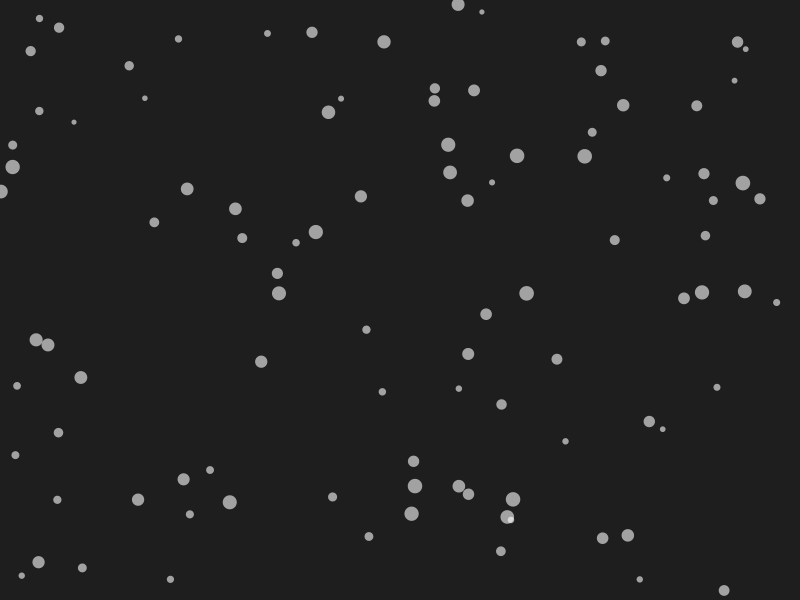
Frame 1 (no input)
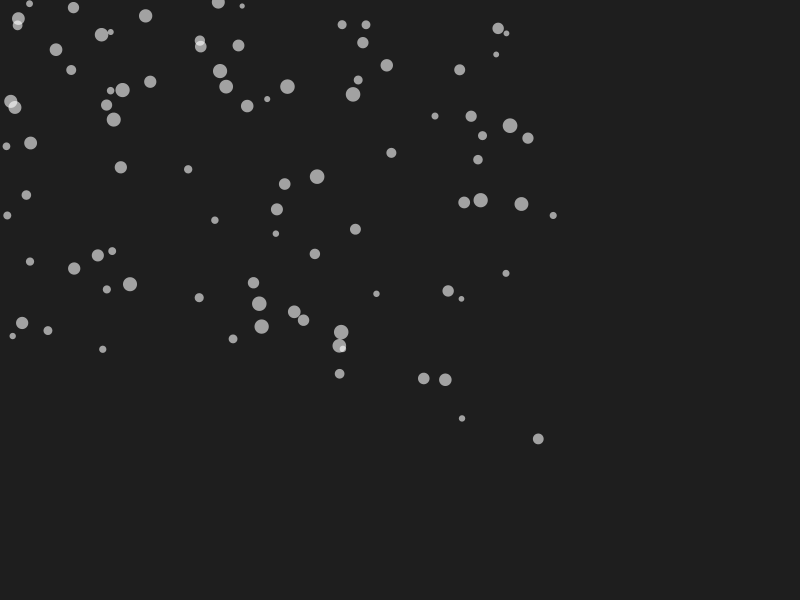
Frame 60 (the mouse pressed at the canvas centre just before this capture)
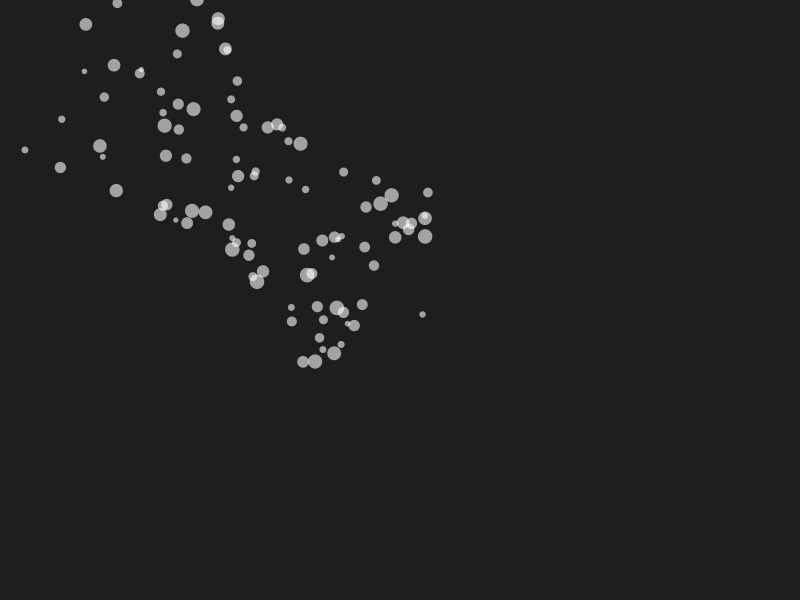
Frame 120 (the mouse held since frame 60 and released just before this capture)

The Processing sketch that drew these frames (run headless with seeded random() and noise(); from frame 60 on, the mouse is pressed at the canvas centre):

// Processing sketch: quiz_7
// ── quiz_7.pde
Walker[] walkers = new Walker[100];

void setup()
{
  size(800, 600);

  for (int i = 0; i < walkers.length; i++)
  {
    walkers[i] = new Walker();
  }
}

void draw()
{
  background(30);

  PVector mouse = new PVector(mouseX, mouseY);

  for (int i = 0; i < walkers.length; i++)
  {
    walkers[i].update(mouse);
    walkers[i].render();
  }
}

// ── Walker.pde
class Walker
{
  PVector position;
  PVector velocity;
  PVector acceleration;

  float size;
  
  Walker()
  {
    position = new PVector(random(width), random(height));
    velocity = new PVector(0, 0);
    acceleration = new PVector(0, 0);

    size = random(5, 15);
  }
  
  void update(PVector target)
  {
    //  direction to mouse
    PVector dir = PVector.sub(target, position);

    //  normalize (direction only)
    dir.normalize();

    //  control strength
    dir.mult(0.2);

    //  apply as acceleration
    acceleration = dir;

    //  apply physics chain
    velocity.add(acceleration);
    velocity.limit(5);
    position.add(velocity);
  }
  void render()
  {
    noStroke();
    fill(255, 150);
    circle(position.x, position.y, size);
  }
}
